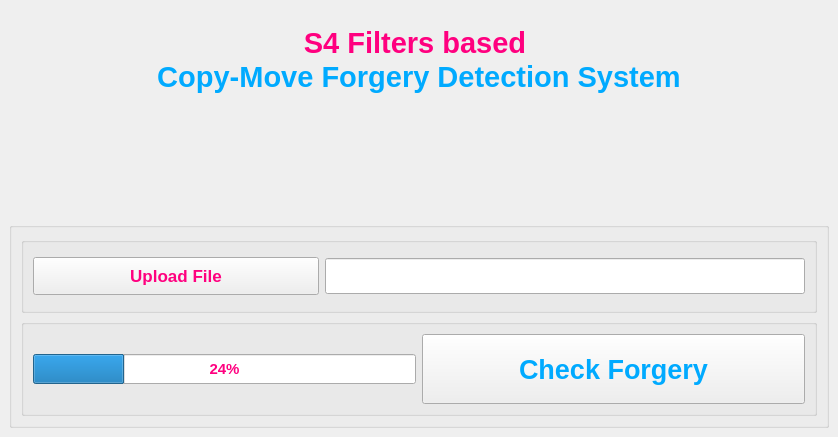
<?xml version="1.0" encoding="UTF-8"?>
<ui version="4.0">
 <class>MainWindow</class>
 <widget class="QMainWindow" name="MainWindow">
  <property name="geometry">
   <rect>
    <x>0</x>
    <y>0</y>
    <width>838</width>
    <height>437</height>
   </rect>
  </property>
  <property name="minimumSize">
   <size>
    <width>838</width>
    <height>437</height>
   </size>
  </property>
  <property name="maximumSize">
   <size>
    <width>838</width>
    <height>437</height>
   </size>
  </property>
  <property name="windowTitle">
   <string>Copy-Move Forgery Detection System</string>
  </property>
  <widget class="QWidget" name="centralwidget">
   <layout class="QVBoxLayout" name="verticalLayout">
    <item>
     <widget class="QTextEdit" name="textEdit">
      <property name="enabled">
       <bool>false</bool>
      </property>
      <property name="sizePolicy">
       <sizepolicy hsizetype="Expanding" vsizetype="Minimum">
        <horstretch>0</horstretch>
        <verstretch>0</verstretch>
       </sizepolicy>
      </property>
      <property name="styleSheet">
       <string notr="true">border:0px;</string>
      </property>
      <property name="html">
       <string>&lt;!DOCTYPE HTML PUBLIC &quot;-//W3C//DTD HTML 4.0//EN&quot; &quot;http://www.w3.org/TR/REC-html40/strict.dtd&quot;&gt;
&lt;html&gt;&lt;head&gt;&lt;meta name=&quot;qrichtext&quot; content=&quot;1&quot; /&gt;&lt;style type=&quot;text/css&quot;&gt;
p, li { white-space: pre-wrap; }
&lt;/style&gt;&lt;/head&gt;&lt;body style=&quot; font-family:'MS Shell Dlg 2'; font-size:7.8pt; font-weight:400; font-style:normal;&quot;&gt;
&lt;p align=&quot;center&quot; style=&quot;-qt-paragraph-type:empty; margin-top:0px; margin-bottom:0px; margin-left:0px; margin-right:0px; -qt-block-indent:0; text-indent:0px;&quot;&gt;&lt;br /&gt;&lt;/p&gt;
&lt;p align=&quot;center&quot; style=&quot; margin-top:0px; margin-bottom:0px; margin-left:0px; margin-right:0px; -qt-block-indent:0; text-indent:0px;&quot;&gt;&lt;span style=&quot; font-size:22pt; font-weight:600; color:#ff007f;&quot;&gt;S4 Filters based&lt;/span&gt;&lt;span style=&quot; font-size:22pt; font-weight:600; color:#ff00ff;&quot;&gt; &lt;/span&gt;&lt;/p&gt;
&lt;p align=&quot;center&quot; style=&quot; margin-top:0px; margin-bottom:0px; margin-left:0px; margin-right:0px; -qt-block-indent:0; text-indent:0px;&quot;&gt;&lt;span style=&quot; font-size:22pt; font-weight:600; color:#00aaff;&quot;&gt;Copy-Move Forgery Detection System&lt;/span&gt;&lt;/p&gt;
&lt;p style=&quot;-qt-paragraph-type:empty; margin-top:0px; margin-bottom:0px; margin-left:0px; margin-right:0px; -qt-block-indent:0; text-indent:0px; font-size:22pt; font-weight:600; color:#00aaff;&quot;&gt;&lt;br /&gt;&lt;/p&gt;&lt;/body&gt;&lt;/html&gt;</string>
      </property>
     </widget>
    </item>
    <item>
     <widget class="QGroupBox" name="groupBox">
      <property name="title">
       <string/>
      </property>
      <layout class="QVBoxLayout" name="verticalLayout_2">
       <item>
        <widget class="QGroupBox" name="groupBox_2">
         <property name="title">
          <string/>
         </property>
         <layout class="QHBoxLayout" name="horizontalLayout">
          <item>
           <widget class="QPushButton" name="upload_file">
            <property name="minimumSize">
             <size>
              <width>0</width>
              <height>38</height>
             </size>
            </property>
            <property name="palette">
             <palette>
              <active>
               <colorrole role="WindowText">
                <brush brushstyle="SolidPattern">
                 <color alpha="255">
                  <red>255</red>
                  <green>0</green>
                  <blue>127</blue>
                 </color>
                </brush>
               </colorrole>
               <colorrole role="Text">
                <brush brushstyle="SolidPattern">
                 <color alpha="255">
                  <red>255</red>
                  <green>0</green>
                  <blue>127</blue>
                 </color>
                </brush>
               </colorrole>
               <colorrole role="ButtonText">
                <brush brushstyle="SolidPattern">
                 <color alpha="255">
                  <red>255</red>
                  <green>0</green>
                  <blue>127</blue>
                 </color>
                </brush>
               </colorrole>
              </active>
              <inactive>
               <colorrole role="WindowText">
                <brush brushstyle="SolidPattern">
                 <color alpha="255">
                  <red>255</red>
                  <green>0</green>
                  <blue>127</blue>
                 </color>
                </brush>
               </colorrole>
               <colorrole role="Text">
                <brush brushstyle="SolidPattern">
                 <color alpha="255">
                  <red>255</red>
                  <green>0</green>
                  <blue>127</blue>
                 </color>
                </brush>
               </colorrole>
               <colorrole role="ButtonText">
                <brush brushstyle="SolidPattern">
                 <color alpha="255">
                  <red>255</red>
                  <green>0</green>
                  <blue>127</blue>
                 </color>
                </brush>
               </colorrole>
              </inactive>
              <disabled>
               <colorrole role="WindowText">
                <brush brushstyle="SolidPattern">
                 <color alpha="255">
                  <red>255</red>
                  <green>0</green>
                  <blue>127</blue>
                 </color>
                </brush>
               </colorrole>
               <colorrole role="Text">
                <brush brushstyle="SolidPattern">
                 <color alpha="255">
                  <red>255</red>
                  <green>0</green>
                  <blue>127</blue>
                 </color>
                </brush>
               </colorrole>
               <colorrole role="ButtonText">
                <brush brushstyle="SolidPattern">
                 <color alpha="255">
                  <red>255</red>
                  <green>0</green>
                  <blue>127</blue>
                 </color>
                </brush>
               </colorrole>
              </disabled>
             </palette>
            </property>
            <property name="font">
             <font>
              <pointsize>13</pointsize>
              <weight>75</weight>
              <bold>true</bold>
             </font>
            </property>
            <property name="autoFillBackground">
             <bool>false</bool>
            </property>
            <property name="styleSheet">
             <string notr="true">color:#ff007f; </string>
            </property>
            <property name="text">
             <string>Upload File</string>
            </property>
           </widget>
          </item>
          <item>
           <widget class="QLineEdit" name="display_filename">
            <property name="sizePolicy">
             <sizepolicy hsizetype="Minimum" vsizetype="Fixed">
              <horstretch>0</horstretch>
              <verstretch>0</verstretch>
             </sizepolicy>
            </property>
            <property name="minimumSize">
             <size>
              <width>480</width>
              <height>36</height>
             </size>
            </property>
            <property name="font">
             <font>
              <pointsize>11</pointsize>
             </font>
            </property>
            <property name="styleSheet">
             <string notr="true">color:#ff007f; </string>
            </property>
           </widget>
          </item>
         </layout>
        </widget>
       </item>
       <item>
        <widget class="QGroupBox" name="groupBox_3">
         <property name="title">
          <string/>
         </property>
         <layout class="QHBoxLayout" name="horizontalLayout_2">
          <item>
           <widget class="QProgressBar" name="progressBar">
            <property name="minimumSize">
             <size>
              <width>0</width>
              <height>30</height>
             </size>
            </property>
            <property name="font">
             <font>
              <pointsize>11</pointsize>
              <weight>75</weight>
              <bold>true</bold>
             </font>
            </property>
            <property name="styleSheet">
             <string notr="true">color:#ff007f; </string>
            </property>
            <property name="value">
             <number>24</number>
            </property>
           </widget>
          </item>
          <item>
           <widget class="QPushButton" name="check_forgery">
            <property name="sizePolicy">
             <sizepolicy hsizetype="Expanding" vsizetype="Fixed">
              <horstretch>0</horstretch>
              <verstretch>0</verstretch>
             </sizepolicy>
            </property>
            <property name="minimumSize">
             <size>
              <width>0</width>
              <height>70</height>
             </size>
            </property>
            <property name="font">
             <font>
              <pointsize>20</pointsize>
              <weight>75</weight>
              <bold>true</bold>
             </font>
            </property>
            <property name="styleSheet">
             <string notr="true">color:#00aaff; </string>
            </property>
            <property name="text">
             <string>Check Forgery</string>
            </property>
           </widget>
          </item>
         </layout>
        </widget>
       </item>
      </layout>
     </widget>
    </item>
   </layout>
  </widget>
 </widget>
 <resources/>
 <connections/>
</ui>
